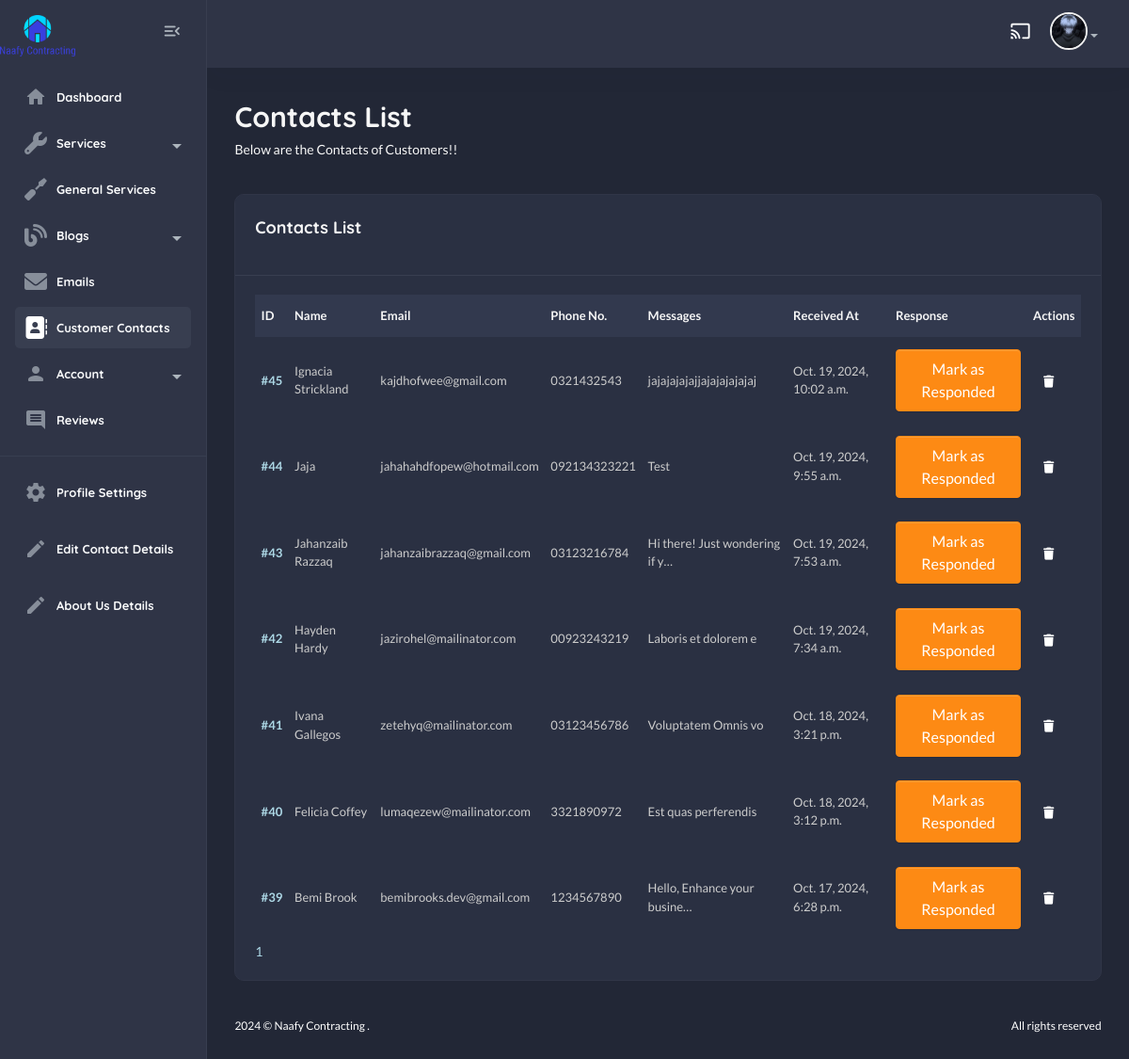
Page /useradmin/contacts/ (signed in) on the earlier database version.
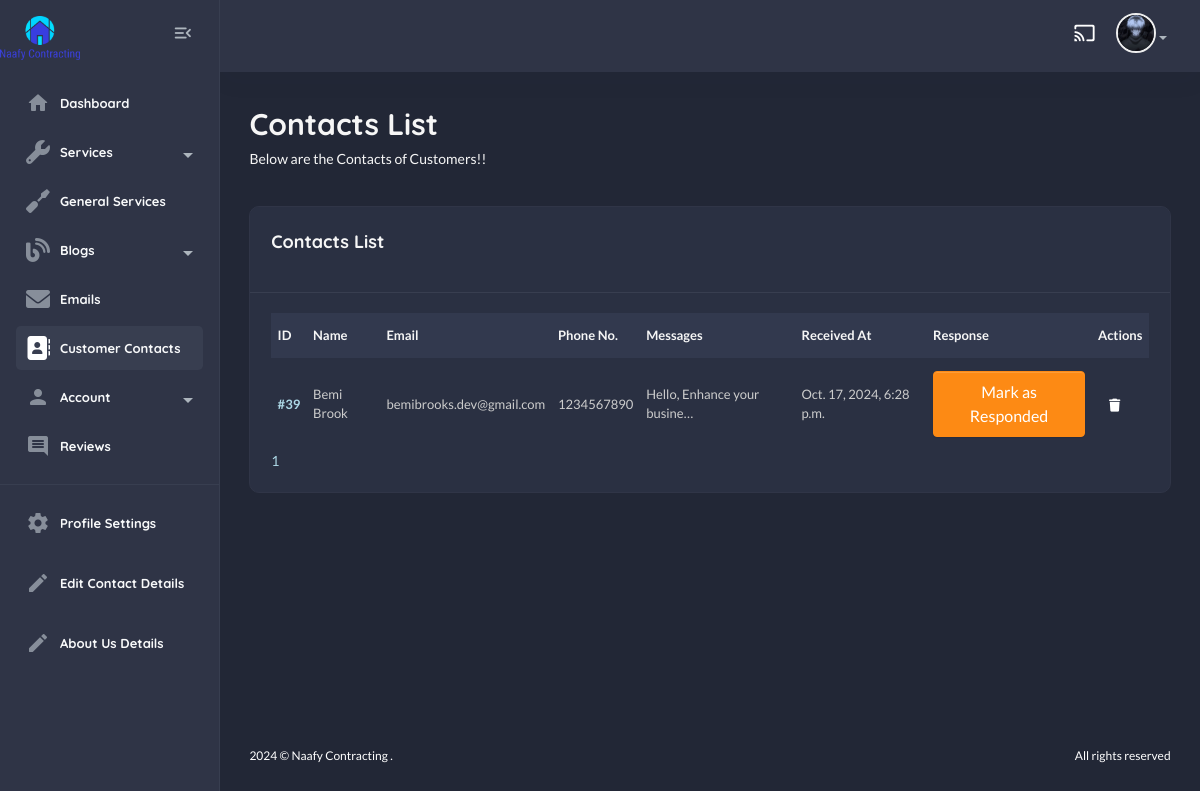
Same page on the later database version.
### useradmin/models.py (models this page shows, shortened)
class Profile(models.Model):
    user = models.OneToOneField(User, on_delete=models.CASCADE)
    first_name = models.CharField(max_length=255, blank=True, null=True)
    last_name = models.CharField(max_length=255, blank=True, null=True)
    email = models.EmailField(max_length=255, blank=True, null=True)
    bio = models.TextField(default="This is My Bio!")
    address = models.CharField(max_length=255, blank=True, null=True)
    profile_image = models.ImageField(upload_to='profile_images/', blank=True, null=True)
    last_updated = models.DateTimeField(auto_now=True)

### contact/models.py (models this page shows, shortened)
class Contact(models.Model):
    name = models.CharField(max_length=100)
    email = models.EmailField(unique=True)
    phone_no = models.CharField(max_length=20, default="+123 456 7890")
    message = models.TextField()
    submitted_at = models.DateTimeField(auto_now_add=True)
    responded = models.BooleanField(default=False)

### useradmin/views.py (the view)
# urls.py: path("contacts/", views.contact_view, name="contact-list"),
@login_required
def contact_view(request):
    contacts = Contact.objects.all().order_by("-id")
    paginator = Paginator(contacts, 10)
    page_number = request.GET.get("page")
    page_obj = paginator.get_page(page_number)
    return render(request, "useradmin/contact-list.html", {"contacts":page_obj})

### home/context_processors.py (called while the page is built)
def default(request):
    services = Service.objects.all().order_by("-id")
    contact_details = ContactDetails.objects.first()
    return {
        "services" : services,
        "contact_details" : contact_details,
    }

### templates/useradmin/contact-list.html (shortened to what this page needs)
{% extends "useradmin/base.html" %}
    {% load static %}
        {% block content %}
            <section class="content-main">
                <div class="content-header">
                    <div>
                        <h2 class="content-title card-title">Contacts List</h2>
                        <p>Below are the Contacts of Customers!!</p>
                    </div>
                </div>
                <div class="card mb-4">
                    <header class="card-header">
                        <h4 class="card-title">Contacts List</h4>
                    </header>
                    <div class="card-body">
                        <div class="table-responsive">
                            <div class="table-responsive">
                                <table class="table align-middle table-nowrap mb-0">
                                    <thead class="table-light">
                                        <tr>
                                            <th class="align-middle" scope="col">ID</th>
                                            <th class="align-middle" scope="col">Name</th>
                                            <th class="align-middle" scope="col">Email</th>
                                            <th class="align-middle" scope="col">Phone No.</th>
                                            <th class="align-middle" scope="col">Messages</th>
                                            <th class="align-middle" scope="col">Received At</th>
                                            <th class="align-middle" scope="col">Response</th>
                                            <th class="align-middle" scope="col">Actions</th>
                                        </tr>
                                    </thead>
                                    <tbody>
                                        {% for c in contacts %}
                                            <tr>
                                                <td><a href="{% url "useradmin:contact-detail" c.id %}" class="fw-bold">#{{c.id}}</a></td>
                                                <td>{{c.name}}</td>
                                                <td>{{c.email}}</td>
                                                <td>{{c.phone_no}}</td>
                                                <td>{{c.message|truncatechars:30}}</td>
                                                <td>{{c.submitted_at}}</td>
                                                <td>
                                                    {% if c.responded %}
                                                        <span class="badge bg-success">Responded</span>
                                                    {% else %}
                                                        <form method="POST" action="{% url "useradmin:contact-response" c.id %}">
                                                            <button type="submit" class="btn btn-warning">Mark as Responded</button>
                                                        </form>
                                                    {% endif %}
                                                </td>
                                                <td>
                                                    <a href="{% url 'useradmin:delete-contact' c.id %}" class="btn btn-sm d-inline"><i class="fas fa-trash"></i></a>
                                                </td>
                                            </tr>
                                        {% endfor %}
                                    </tbody>
                                </table>
                            </div>
                        </div>
                        {% if contacts %}
                            <div class="row">
                                <div class="col-lg-12">
                                    <div class="blog__pagination">
                                        {% for num in contacts.paginator.page_range %}
                                            {% if contacts.number == num %}
                                                <a href="?page={{ num }}" class="active">{{ num }}</a>
                                            {% else %}
                                                <a href="?page={{ num }}">{{ num }}</a>
                                            {% endif %}
                                        {% endfor %}
                                    </div>
                                </div>
                            </div>
                        {% endif %}
                    </div>
                </div>
            </section>
{% endblock content %}

### templates/useradmin/base.html (shortened to what this page needs)
{% load static %}
<!DOCTYPE html>
<html lang="en">
    <head>
        <link href="{% static 'assets1/css/main.css' %}" rel="stylesheet" type="text/css" />
        <link rel="stylesheet" href="https://use.fontawesome.com/releases/v5.15.4/css/all.css">
        <link rel="stylesheet" href="{% static 'css/custom.css' %}" type="text/css">
        <link rel="stylesheet" href="https://cdnjs.cloudflare.com/ajax/libs/font-awesome/6.0.0/css/all.min.css">
    </head>
    <body class="dark">
        <aside class="navbar-aside" id="offcanvas_aside">
            <div class="d-flex justify-content-center align-items-center">
                <a href="{% url 'home:home' %}" target="_blank" class="brand-wrap">
                    <img src="{% static 'img/logo/nc-logo.png' %}" class="logo mr-100 mt-3" width="80px" alt="Naafy Dashboard" />
                </a>
                <div class="mx-3">
                    <button class="btn btn-icon btn-aside-minimize">
                        <i class="text-muted material-icons md-menu_open"></i>
                    </button>
                </div>
            </div>
            <nav>
                <ul class="menu-aside">
                    <li class="menu-item {% url 'useradmin:dashboard' as dashboard_url %} {% if request.path == dashboard_url %}active{% endif %}">
                        <a class="menu-link" href="{% url 'useradmin:dashboard' %}">
                            <i class="icon material-icons md-home"></i>
                            <span class="text">Dashboard</span>
                        </a>
                    </li>
                    <li class="menu-item has-submenu">
                        <a class="menu-link" href="#">
                            <i class="icon fas fa-wrench"></i>
                            <span class="text">Services</span>
                        </a>
                    </li>
                    <li class="menu-item {% url 'useradmin:gen-service-list' as gen_service_list %} {% if request.path == gen_service_list %}active{% endif %}">
                        <a class="menu-link" href="{% url 'useradmin:gen-service-list' %}">
                            <i class="icon fas fa-screwdriver"></i>
                            <span class="text">General Services</span>
                        </a>
                    </li>
                    <li class="menu-item has-submenu">
                        <a class="menu-link" href="#">
                            <i class="icon fas fa-blog"></i>
                            <span class="text">Blogs</span>
                        </a>
                    </li>
                    <li class="menu-item {% url 'useradmin:email-list' as email_list_url %} {% if request.path == email_list_url %}active{% endif %}">
                        <a class="menu-link" href="{% url 'useradmin:email-list' %}">
                            <i class="icon fas fa-envelope"></i>
                            <span class="text">Emails</span>
                        </a>
                    </li>
                    <li class="menu-item {% url 'useradmin:contact-list' as contact_list_url %} {% if request.path == contact_list_url %}active{% endif %}">
                        <a class="menu-link" href="{% url 'useradmin:contact-list' %}">
                            <i class="icon fas fa-address-book"></i>
                            <span class="text">Customer Contacts</span>
                        </a>
                    </li>
                        <li class="menu-item has-submenu">
                            <a class="menu-link">
                                <i class="icon material-icons md-person"></i>
                                <span class="text">Account</span>
                            </a>
                    <li class="menu-item {% url 'useradmin:reviews-list' as reviews_url %} {% if request.path == reviews_url %}active{% endif %} ">
                        <a class="menu-link" href="{% url "useradmin:reviews-list" %}">
                            <i class="icon material-icons md-comment"></i>
                            <span class="text">Reviews</span>
                        </a>
                    </li>
                </ul>
                <hr />
                <ul class="menu-aside">
                    <li class="menu-item">
                        <a class="menu-link" href="{% url "useradmin:profile" %}">
                            <i class="icon material-icons md-settings"></i>
                            <span class="text">Profile Settings</span>
                        </a>
                    </li>
                </ul>
                <ul class="menu-aside">
                    <li class="menu-item">
                        <a class="menu-link" href="{% url "useradmin:contact-details" %}">
                            <i class="icon material-icons md-edit"></i>
                            <span class="text">Edit Contact Details</span>
                        </a>
                    </li>
                </ul>
                <ul class="menu-aside">
                    <li class="menu-item">
                        <a class="menu-link" href="{% url "useradmin:about-us" %}">
                            <i class="icon material-icons md-edit"></i>
                            <span class="text">About Us Details</span>
                        </a>
                    </li>
                </ul>
                <br />
                <br />
            </nav>
        </aside>
        <main class="main-wrap">
            <header class="main-header navbar">
                <div class="col-nav ms-auto">
                    <ul class="nav ms-auto">
                        <li class="nav-item">
                            <a href="#" class="requestfullscreen nav-link btn-icon"><i class="material-icons md-cast"></i></a>
                        </li>
                        <li class="dropdown nav-item">
                            {% if request.user.profile.profile_image %}
                            <a class="dropdown-toggle" data-bs-toggle="dropdown" href="#" id="dropdownAccount" aria-expanded="false"> <img class="img-xs rounded-circle" src="{{request.user.profile.profile_image.url}}" alt="User" /></a>
                            {% endif %}
                        </li>
                    </ul>
                </div>
            </header>
            {% block content %}
            {% endblock content %}
            <footer class="main-footer font-xs">
                <div class="row pb-30 pt-15">
                    <div class="col-sm-6">
                        &copy; Naafy Contracting .
                    </div>
                    <div class="col-sm-6">
                        <div class="text-sm-end">All rights reserved</div>
                    </div>
                </div>
            </footer>
        </main>
    </body>
</html>

Differences in the rows shown:
removed Contact: id "45", name "Ignacia Strickland", email "kajdhofwee@gmail.com", phone_no "0321432543", message "jajajajajajjajajajajajaj", submitted_at "Oct. 19, 2024, 10:02 a.m.", responded "Mark as Responded"
removed Contact: id "44", name "Jaja", email "jahahahdfopew@hotmail.com", phone_no "092134323221", message "Test", submitted_at "Oct. 19, 2024, 9:55 a.m.", responded "Mark as Responded"
removed Contact: id "43", name "Jahanzaib Razzaq", email "jahanzaibrazzaq@gmail.com", phone_no "03123216784", message "Hi there! Just wondering if y…", submitted_at "Oct. 19, 2024, 7:53 a.m.", responded "Mark as Responded"
removed Contact: id "42", name "Hayden Hardy", email "jazirohel@mailinator.com", phone_no "00923243219", message "Laboris et dolorem e", submitted_at "Oct. 19, 2024, 7:34 a.m.", responded "Mark as Responded"
removed Contact: id "41", name "Ivana Gallegos", email "zetehyq@mailinator.com", phone_no "03123456786", message "Voluptatem Omnis vo", submitted_at "Oct. 18, 2024, 3:21 p.m.", responded "Mark as Responded"
removed Contact: id "40", name "Felicia Coffey", email "lumaqezew@mailinator.com", phone_no "3321890972", message "Est quas perferendis", submitted_at "Oct. 18, 2024, 3:12 p.m.", responded "Mark as Responded"
